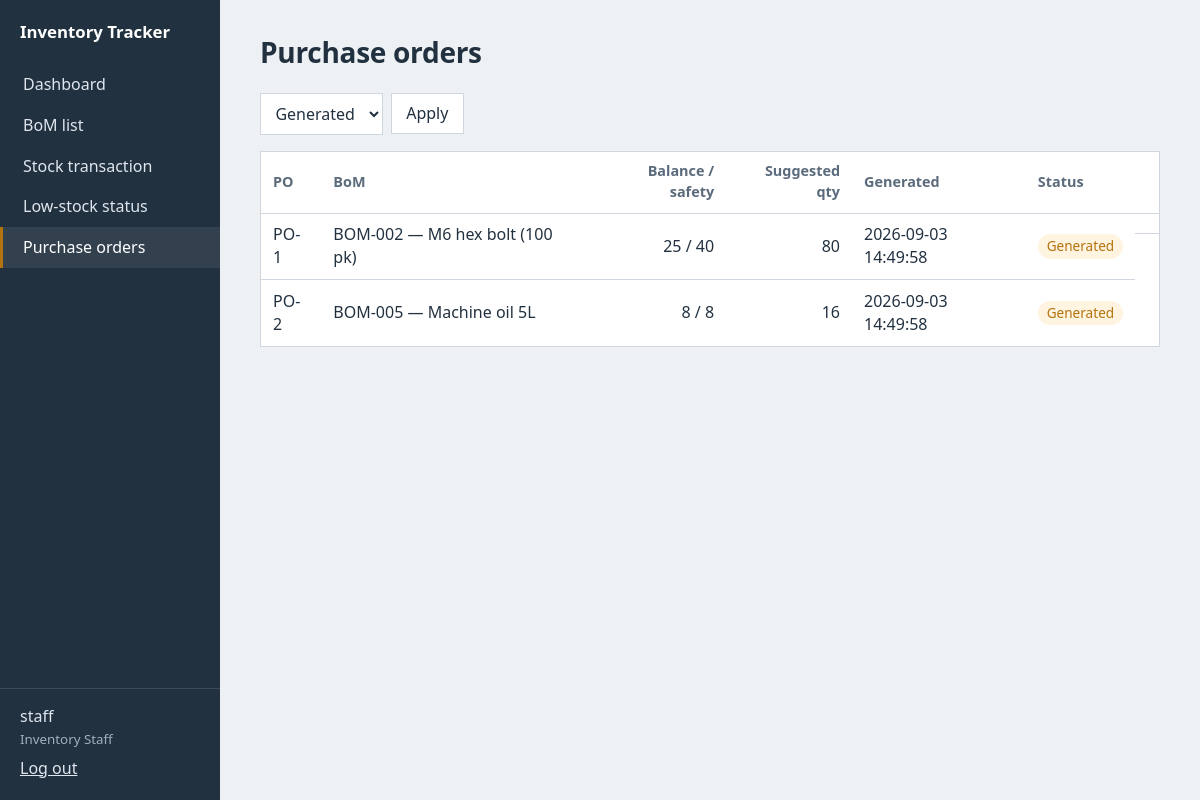
Screenshot of /purchase-orders/?status=Generated (signed in) with the database file from the repository.
### tables this page shows
CREATE TABLE users (
    user_id        INTEGER PRIMARY KEY AUTOINCREMENT,
    username       TEXT    NOT NULL UNIQUE,
    password_hash  TEXT    NOT NULL,
    role           TEXT    NOT NULL CHECK (role IN (
                       'Inventory Staff', 'Inventory Manager',
                       'Business Owner', 'System Administrator'))
);

CREATE TABLE purchase_order (
    po_id                INTEGER PRIMARY KEY AUTOINCREMENT,
    bom_id               TEXT    NOT NULL REFERENCES bom(bom_id),
    suggested_reorder_qty INTEGER NOT NULL,
    status               TEXT    NOT NULL DEFAULT 'Generated'
                             CHECK (status IN ('Generated', 'Reviewed')),
    generated_date       TEXT    NOT NULL,
    reviewed_by          INTEGER REFERENCES users(user_id)
);

CREATE TABLE bom (
    bom_id             TEXT    PRIMARY KEY,            -- FR13: unique
    bom_name           TEXT    NOT NULL,
    category           TEXT    NOT NULL,
    price              REAL    NOT NULL CHECK (price >= 0),
    opening_balance    INTEGER NOT NULL CHECK (opening_balance >= 0),
    current_balance    INTEGER NOT NULL CHECK (current_balance >= 0),  -- NFR-07
    safety_stock_level INTEGER NOT NULL CHECK (safety_stock_level >= 0),
    reorder_qty        INTEGER NOT NULL CHECK (reorder_qty > 0),       -- fixed qty (SDD §8C)
    is_active          INTEGER NOT NULL DEFAULT 1,     -- FR6: delete = remove from active list
    created_by         INTEGER REFERENCES users(user_id),
    created_date       TEXT    NOT NULL
);

### app/purchase_orders.py (the view)
@bp.route("/")
@login_required
def list_po():
    status = request.args.get("status", "All")
    sql = """SELECT po.*, b.bom_name, b.current_balance, b.safety_stock_level, u.username AS reviewer
             FROM purchase_order po
             JOIN bom b ON b.bom_id = po.bom_id
             LEFT JOIN users u ON u.user_id = po.reviewed_by"""
    params = []
    if status in ("Generated", "Reviewed"):
        sql += " WHERE po.status = ?"
        params.append(status)
    sql += " ORDER BY po.status = 'Reviewed', po.generated_date DESC"
    rows = get_db().execute(sql, params).fetchall()
    return render_template("purchase_orders.html", pos=rows, status=status)

### app/auth.py (called while the page is built)
@bp.before_app_request
def load_user():
    uid = session.get("user_id")
    g.user = get_db().execute("SELECT * FROM users WHERE user_id = ?", (uid,)).fetchone() if uid else None
    g.can_modify = bool(g.user) and g.user["role"] in MODIFY_ROLES

def login_required(view):
    @wraps(view)
    def wrapped(*a, **kw):
        if g.user is None:
            return redirect(url_for("auth.login"))
        return view(*a, **kw)
    return wrapped

### app/db.py (called while the page is built)
def get_db():
    if "db" not in g:
        g.db = sqlite3.connect(current_app.config["DATABASE"])
        g.db.row_factory = sqlite3.Row
        g.db.execute("PRAGMA foreign_keys = ON")
    return g.db

### app/templates/purchase_orders.html (shortened to what this page needs)
{% extends "base.html" %}{% block title %}Purchase orders · Inventory Tracker{% endblock %}
{% block content %}
<header class="page"><h1>Purchase orders</h1></header>
<form method="get" class="filters">
  <select name="status" aria-label="PO status">
    {% for s in ['All', 'Generated', 'Reviewed'] %}<option {{ 'selected' if s == status }}>{{ s }}</option>{% endfor %}
  </select>
  <button>Apply</button>
</form>
{% if pos %}
<table>
  <thead><tr><th>PO</th><th>BoM</th><th class="num">Balance / safety</th><th class="num">Suggested qty</th><th>Generated</th><th>Status</th><th></th></tr></thead>
  <tbody>{% for p in pos %}
  <tr><td>PO-{{ p.po_id }}</td><td>{{ p.bom_id }} — {{ p.bom_name }}</td>
    <td class="num">{{ p.current_balance }} / {{ p.safety_stock_level }}</td>
    <td class="num">{{ p.suggested_reorder_qty }}</td><td>{{ p.generated_date }}</td>
    <td><span class="badge {{ 'warn' if p.status == 'Generated' else 'ok' }}">{{ p.status }}{% if p.reviewer %} by {{ p.reviewer }}{% endif %}</span></td>
    <td class="row-actions"></td></tr>
  {% endfor %}</tbody>
</table>
{% else %}<p class="empty">No purchase orders. They appear automatically when a BoM reaches its safety stock level.</p>{% endif %}
{% endblock %}

### app/templates/base.html (shortened to what this page needs)
<!doctype html>
<html lang="en">
<head>
<link rel="stylesheet" href="{{ url_for('static', filename='style.css') }}">
</head>
<body>
{% if g.user %}
<nav class="side">
  <div class="brand">Inventory Tracker</div>
  <a href="{{ url_for('dashboard.index') }}" class="{{ 'on' if request.endpoint == 'dashboard.index' }}">Dashboard</a>
  <a href="{{ url_for('bom.list_bom') }}" class="{{ 'on' if request.endpoint and request.endpoint.startswith('bom.') }}">BoM list</a>
  <a href="{{ url_for('txn.new') }}" class="{{ 'on' if request.endpoint == 'txn.new' }}">Stock transaction</a>
  <a href="{{ url_for('dashboard.low_stock') }}" class="{{ 'on' if request.endpoint == 'dashboard.low_stock' }}">Low-stock status</a>
  <a href="{{ url_for('po.list_po') }}" class="{{ 'on' if request.endpoint and request.endpoint.startswith('po.') }}">Purchase orders</a>
  <div class="who">
    <span>{{ g.user.username }}</span>
    <small>{{ g.user.role }}</small>
    <form method="post" action="{{ url_for('auth.logout') }}"><button class="link">Log out</button></form>
  </div>
</nav>
{% endif %}
<main class="{{ 'with-nav' if g.user }}">
  {% block content %}{% endblock %}
</main>
</body>
</html>

### app/static/style.css (style rules this page uses)
:root { --ink: #223140; --ink-soft: #5b6b7c; --paper: #eef1f4; --panel: #ffffff; --line: #cfd6de; --steel: #2f5d8a; --steel-dark: #244a6f; --amber: #b5730f; --amber-bg: #fff4e0; --moss: #3d7a4a; --moss-bg: #e9f4ea; --red: #a63d3d; --red-bg: #fbe9e9; --nav-w: 220px; }
* { box-sizing: border-box; }
html { font-size: 16px; }
body { margin: 0; background: var(--paper); color: var(--ink); font-family: "Avenir Next", "Segoe UI", "Helvetica Neue", Arial, sans-serif; line-height: 1.45; }
a { color: var(--steel); }
h1 { font-size: 1.75rem; font-weight: 600; margin: 0; letter-spacing: -0.01em; }
.side { position: fixed; inset: 0 auto 0 0; width: var(--nav-w); background: var(--ink); color: #dfe6ee; display: flex; flex-direction: column; padding: 1.25rem 0; }
.side .brand { font-weight: 600; color: #fff; padding: 0 1.25rem 1.25rem; font-size: 1.05rem; }
.side a { color: inherit; text-decoration: none; padding: 0.55rem 1.25rem; border-left: 3px solid transparent; }
.side a.on { border-left-color: var(--amber); color: #fff; background: rgba(255,255,255,.08); }
.side .who { margin-top: auto; padding: 1rem 1.25rem 0; border-top: 1px solid rgba(255,255,255,.12); display: grid; gap: 0.1rem; }
.side .who small { color: #9fb0c1; }
.side .who .link { color: #dfe6ee; padding: 0.4rem 0 0; }
main { padding: 2rem 2.5rem 3rem; max-width: 1100px; }
main.with-nav { margin-left: var(--nav-w); }
header.page { display: flex; align-items: center; justify-content: space-between; gap: 1rem; margin-bottom: 1.25rem; }
input, select, button { font: inherit; }
input:not([type=radio]), select { width: 100%; padding: 0.5rem 0.65rem; border: 1px solid var(--line); background: #fff; color: var(--ink); }
.filters { display: flex; gap: 0.5rem; align-items: center; margin-bottom: 1rem; flex-wrap: wrap; }
.filters input, .filters select { width: auto; }
button, .button { display: inline-block; padding: 0.5rem 0.9rem; border: 1px solid var(--line); background: #fff; color: var(--ink); text-decoration: none; cursor: pointer; }
button.link { background: none; border: 0; padding: 0; color: var(--steel); text-decoration: underline; }
table { width: 100%; border-collapse: collapse; background: var(--panel); border: 1px solid var(--line); }
th, td { text-align: left; padding: 0.6rem 0.75rem; border-bottom: 1px solid var(--line); vertical-align: middle; }
th { font-weight: 600; color: var(--ink-soft); font-size: 0.9rem; }
tr:last-child td { border-bottom: 0; }
.num { text-align: right; font-variant-numeric: tabular-nums; }
.badge { display: inline-block; padding: 0.15rem 0.55rem; border-radius: 999px; font-size: 0.85rem; }
.badge.warn { background: var(--amber-bg); color: var(--amber); }
.row-actions { display: flex; gap: 0.75rem; align-items: center; white-space: nowrap; }
@media (prefers-reduced-motion: no-preference) { button, .button, .side a { transition: background-color .12s; } }

### rows the page displays
users: user.username "staff", user.role "Inventory Staff"
purchase_order: po_id "1", bom_id "BOM-002", bom_name "M6 hex bolt (100 pk)", current_balance "25", safety_stock_level "40", suggested_reorder_qty "80", generated_date "2026-09-03 14:49:58", status "Generated"
purchase_order: po_id "2", bom_id "BOM-005", bom_name "Machine oil 5L", current_balance "8", safety_stock_level "8", suggested_reorder_qty "16", generated_date "2026-09-03 14:49:58", status "Generated"

### other values shown
form field status "Generated"
